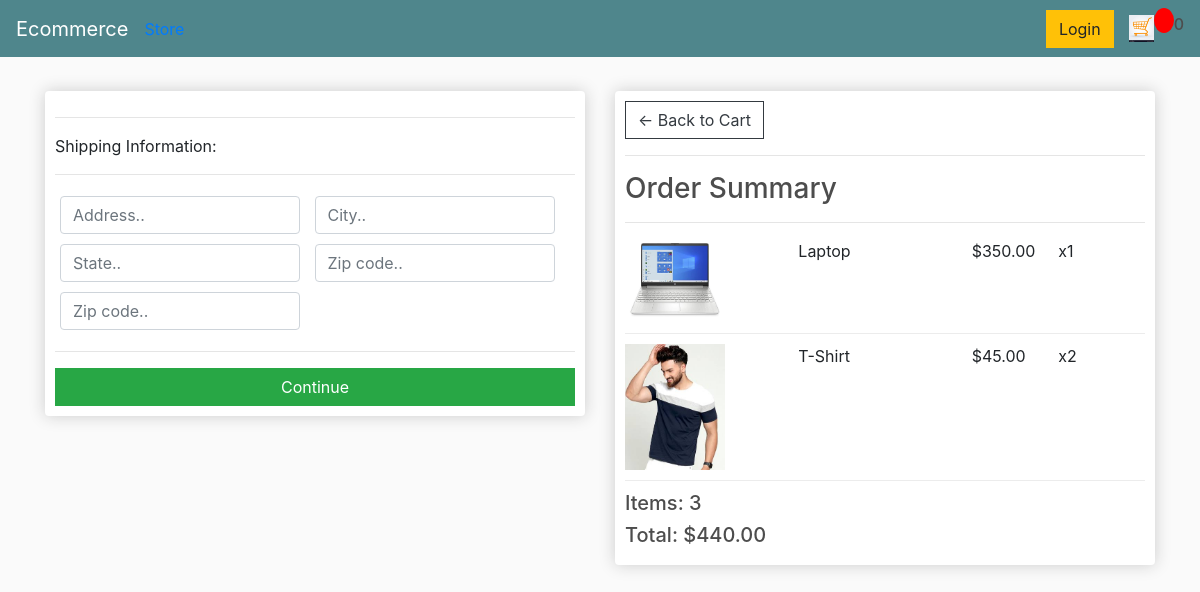
Screenshot of /checkout/ (signed in) with the database file from the repository.
### ostore/models.py (models this page shows, shortened)
class OrderItem(models.Model):
	product=models.ForeignKey(Product,on_delete=models.SET_NULL,null=True,blank=True)
	date_added=models.DateTimeField(auto_now_add=True)
	quantity=models.IntegerField(default=0,null=True,blank=True)
	order=models.ForeignKey(Order,on_delete=models.SET_NULL,blank=True,null=True)
	@property
	def get_total(self):
		total=self.product.price*self.quantity
		return total

class Product(models.Model):
	name=models.CharField(max_length=100)
	price=models.FloatField()
	digital=models.BooleanField(default=False,null=True,blank=True)
	image=models.ImageField(null=True,blank=True)
	@property
	def imageURL(self):
			try:
				url=self.image.url
			except:
				url=' '
			return url

class Order(models.Model):
	customer=models.ForeignKey(Customer,on_delete=models.SET_NULL,null=True,blank=True)
	date_ordered=models.DateTimeField(auto_now_add=True)
	complete=models.BooleanField(default=False)
	transaction_id=models.CharField(max_length=100,null=True)
	def get_cart_total(self):
		orderitems=self.orderitem_set.all()
		total=sum([item.get_total for item in orderitems])
		return total
	def get_cart_items(self):
		orderitems=self.orderitem_set.all()
		total=sum([item.quantity for item in orderitems])
		return total

### ostore/views.py (the view)
# urls.py: path('checkout/',views.checkout),
def checkout(request):
	data = cartData(request)
	cartItems = data['cartItems']
	order = data['order']
	items = data['items']
	context={'items':items,'order':order,'cartItems':cartItems}
	return render(request,'checkout.html',context)

### ostore/utils.py (called while the page is built)
def cartData(request):
	if request.user.is_authenticated:
		customer = request.user.customer
		order, created = Order.objects.get_or_create(customer=customer, complete=False)
		items = order.orderitem_set.all()
		cartItems = order.get_cart_items
	else:
		cookieData = cookieCart(request)
		cartItems = cookieData['cartItems']
		order = cookieData['order']
		items = cookieData['items']
	return {'cartItems':cartItems ,'order':order, 'items':items}

### ostore/templates/checkout.html (shortened to what this page needs)
  {% extends 'main.html'%}
  {% load static %}
  {% block content %}
<div class="row">
		<div class="col-lg-6">
			<div class="box-element" id="form-wrapper">
				<form id="form">
					<div id="shipping-info">
						<hr>
						<p>Shipping Information:</p>
						<hr>
						<div class="form-field">
							<input class="form-control" type="text" name="address" placeholder="Address..">
						</div>
						<div class="form-field">
							<input class="form-control" type="text" name="city" placeholder="City..">
						</div>
						<div class="form-field">
							<input class="form-control" type="text" name="state" placeholder="State..">
						</div>
						<div class="form-field">
							<input class="form-control" type="text" name="zipcode" placeholder="Zip code..">
						</div>
						<div class="form-field">
							<input class="form-control" type="text" name="country" placeholder="Zip code..">
						</div>
					</div>
					<hr>
					<input id="form-button" class="btn btn-success btn-block" type="submit" value="Continue">
				</form>
			</div>
			<br>
		</div>
		<div class="col-lg-6">
			<div class="box-element">
				<a  class="btn btn-outline-dark" href="{% url 'cart' %}">&#x2190; Back to Cart</a>
				<hr>
				<h3>Order Summary</h3>
				<hr>
				{% for item in items %}
				<div class="cart-row">
					<div style="flex:2"><img class="row-image" src="{{item.product.imageURL}}"></div>
					<div style="flex:2"><p>{{item.product.name}}</p></div>
					<div style="flex:1"><p>${{item.product.price|floatformat:2}}</p></div>
					<div style="flex:1"><p>x{{item.quantity}}</p></div>
				</div>
				{% endfor %}
				<h5>Items:   {{order.get_cart_items}}</h5>
				<h5>Total:   ${{order.get_cart_total|floatformat:2}}</h5>
			</div>
		</div>
	</div>
  {% endblock content %}

### ostore/static/css/main.css (style rules this page uses)
body { background-color:hsl(0, 0%, 98%); }
h1,h2,h3,h4,h5,h6 { color:hsl(0, 0%, 30%); }
.box-element { box-shadow:hsl(0, 0%, 80%) 0 0 16px; background-color: #fff; border-radius: 4px; padding: 10px; }
.col-lg-4, .col-lg-6, .col-lg-8, .col-lg-12 { margin-top: 10px; }
.btn { border-radius: 0; }
.row-image { width: 100px; }
.form-field { width:250px; display: inline-block; padding: 5px; }
.cart-row { display: flex; align-items: flex-stretch; padding-bottom: 10px; margin-bottom: 10px; border-bottom: 1px solid #ececec; }

### rows the page displays
OrderItem: product.imageURL (picture), product.name "Laptop", product.price "350.00", quantity "1"
OrderItem: product.imageURL (picture), product.name "T-Shirt", product.price "45.00", quantity "2"
Order: get_cart_items "3", get_cart_total "440.00"
